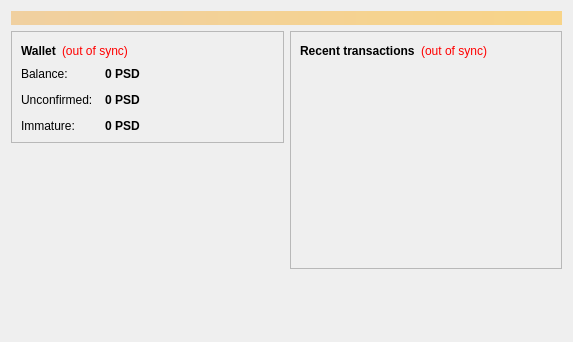
<?xml version="1.0" encoding="UTF-8"?>
<ui version="4.0">
 <class>OverviewPage</class>
 <widget class="QWidget" name="OverviewPage">
  <property name="geometry">
   <rect>
    <x>0</x>
    <y>0</y>
    <width>573</width>
    <height>342</height>
   </rect>
  </property>
  <property name="windowTitle">
   <string>Form</string>
  </property>
  <layout class="QVBoxLayout" name="topLayout">
   <item>
    <widget class="QLabel" name="labelAlerts">
     <property name="visible">
      <bool>false</bool>
     </property>
     <property name="styleSheet">
      <string notr="true">background-color: qlineargradient(x1: 0, y1: 0, x2: 1, y2: 0, stop:0 #F0D0A0, stop:1 #F8D488); color:#000000;</string>
     </property>
     <property name="wordWrap">
      <bool>true</bool>
     </property>
     <property name="margin">
      <number>3</number>
     </property>
    </widget>
   </item>
   <item>
    <layout class="QHBoxLayout" name="horizontalLayout" stretch="1,1">
     <item>
      <layout class="QVBoxLayout" name="verticalLayout_2">
       <item>
        <widget class="QFrame" name="frame">
         <property name="frameShape">
          <enum>QFrame::StyledPanel</enum>
         </property>
         <property name="frameShadow">
          <enum>QFrame::Raised</enum>
         </property>
         <layout class="QVBoxLayout" name="verticalLayout_4">
          <item>
           <layout class="QHBoxLayout" name="horizontalLayout_4">
            <item>
             <widget class="QLabel" name="label_5">
              <property name="font">
               <font>
                <weight>75</weight>
                <bold>true</bold>
               </font>
              </property>
              <property name="text">
               <string>Wallet</string>
              </property>
             </widget>
            </item>
            <item>
             <widget class="QLabel" name="labelWalletStatus">
              <property name="toolTip">
               <string>The displayed information may be out of date. Your wallet automatically synchronizes with the Poseidon network after a connection is established, but this process has not completed yet.</string>
              </property>
              <property name="styleSheet">
               <string notr="true">QLabel { color: red; }</string>
              </property>
              <property name="text">
               <string notr="true">(out of sync)</string>
              </property>
              <property name="alignment">
               <set>Qt::AlignLeading|Qt::AlignLeft|Qt::AlignVCenter</set>
              </property>
             </widget>
            </item>
            <item>
             <spacer name="horizontalSpacer_2">
              <property name="orientation">
               <enum>Qt::Horizontal</enum>
              </property>
              <property name="sizeHint" stdset="0">
               <size>
                <width>40</width>
                <height>20</height>
               </size>
              </property>
             </spacer>
            </item>
           </layout>
          </item>
          <item>
           <layout class="QFormLayout" name="formLayout_2">
            <property name="fieldGrowthPolicy">
             <enum>QFormLayout::AllNonFixedFieldsGrow</enum>
            </property>
            <property name="horizontalSpacing">
             <number>12</number>
            </property>
            <property name="verticalSpacing">
             <number>12</number>
            </property>
            <item row="0" column="0">
             <widget class="QLabel" name="label">
              <property name="text">
               <string>Balance:</string>
              </property>
             </widget>
            </item>
            <item row="0" column="1">
             <widget class="QLabel" name="labelBalance">
              <property name="font">
               <font>
                <weight>75</weight>
                <bold>true</bold>
               </font>
              </property>
              <property name="cursor">
               <cursorShape>IBeamCursor</cursorShape>
              </property>
              <property name="toolTip">
               <string>Your current balance</string>
              </property>
              <property name="text">
               <string notr="true">0 PSD</string>
              </property>
              <property name="textInteractionFlags">
               <set>Qt::LinksAccessibleByMouse|Qt::TextSelectableByKeyboard|Qt::TextSelectableByMouse</set>
              </property>
             </widget>
            </item>
            <item row="1" column="0">
             <widget class="QLabel" name="label_3">
              <property name="text">
               <string>Unconfirmed:</string>
              </property>
             </widget>
            </item>
            <item row="1" column="1">
             <widget class="QLabel" name="labelUnconfirmed">
              <property name="font">
               <font>
                <weight>75</weight>
                <bold>true</bold>
               </font>
              </property>
              <property name="cursor">
               <cursorShape>IBeamCursor</cursorShape>
              </property>
              <property name="toolTip">
               <string>Total of transactions that have yet to be confirmed, and do not yet count toward the current balance</string>
              </property>
              <property name="text">
               <string notr="true">0 PSD</string>
              </property>
              <property name="textInteractionFlags">
               <set>Qt::LinksAccessibleByMouse|Qt::TextSelectableByKeyboard|Qt::TextSelectableByMouse</set>
              </property>
             </widget>
            </item>
            <item row="2" column="0">
             <widget class="QLabel" name="labelImmatureText">
              <property name="text">
               <string>Immature:</string>
              </property>
             </widget>
            </item>
            <item row="2" column="1">
             <widget class="QLabel" name="labelImmature">
              <property name="font">
               <font>
                <weight>75</weight>
                <bold>true</bold>
               </font>
              </property>
              <property name="toolTip">
               <string>Mined balance that has not yet matured</string>
              </property>
              <property name="text">
               <string notr="true">0 PSD</string>
              </property>
              <property name="textInteractionFlags">
               <set>Qt::LinksAccessibleByMouse|Qt::TextSelectableByKeyboard|Qt::TextSelectableByMouse</set>
              </property>
             </widget>
            </item>
           </layout>
          </item>
         </layout>
        </widget>
       </item>
       <item>
        <spacer name="verticalSpacer">
         <property name="orientation">
          <enum>Qt::Vertical</enum>
         </property>
         <property name="sizeHint" stdset="0">
          <size>
           <width>20</width>
           <height>40</height>
          </size>
         </property>
        </spacer>
       </item>
      </layout>
     </item>
     <item>
      <layout class="QVBoxLayout" name="verticalLayout_3">
       <item>
        <widget class="QFrame" name="frame_2">
         <property name="frameShape">
          <enum>QFrame::StyledPanel</enum>
         </property>
         <property name="frameShadow">
          <enum>QFrame::Raised</enum>
         </property>
         <layout class="QVBoxLayout" name="verticalLayout">
          <item>
           <layout class="QHBoxLayout" name="horizontalLayout_2">
            <item>
             <widget class="QLabel" name="label_4">
              <property name="text">
               <string>&lt;b&gt;Recent transactions&lt;/b&gt;</string>
              </property>
             </widget>
            </item>
            <item>
             <widget class="QLabel" name="labelTransactionsStatus">
              <property name="toolTip">
               <string>The displayed information may be out of date. Your wallet automatically synchronizes with the Poseidon network after a connection is established, but this process has not completed yet.</string>
              </property>
              <property name="styleSheet">
               <string notr="true">QLabel { color: red; }</string>
              </property>
              <property name="text">
               <string notr="true">(out of sync)</string>
              </property>
              <property name="alignment">
               <set>Qt::AlignRight|Qt::AlignTrailing|Qt::AlignVCenter</set>
              </property>
             </widget>
            </item>
            <item>
             <spacer name="horizontalSpacer">
              <property name="orientation">
               <enum>Qt::Horizontal</enum>
              </property>
              <property name="sizeHint" stdset="0">
               <size>
                <width>40</width>
                <height>20</height>
               </size>
              </property>
             </spacer>
            </item>
           </layout>
          </item>
          <item>
           <widget class="QListView" name="listTransactions">
            <property name="styleSheet">
             <string notr="true">QListView { background: transparent; }</string>
            </property>
            <property name="frameShape">
             <enum>QFrame::NoFrame</enum>
            </property>
            <property name="verticalScrollBarPolicy">
             <enum>Qt::ScrollBarAlwaysOff</enum>
            </property>
            <property name="horizontalScrollBarPolicy">
             <enum>Qt::ScrollBarAlwaysOff</enum>
            </property>
            <property name="selectionMode">
             <enum>QAbstractItemView::NoSelection</enum>
            </property>
           </widget>
          </item>
         </layout>
        </widget>
       </item>
       <item>
        <spacer name="verticalSpacer_2">
         <property name="orientation">
          <enum>Qt::Vertical</enum>
         </property>
         <property name="sizeHint" stdset="0">
          <size>
           <width>20</width>
           <height>40</height>
          </size>
         </property>
        </spacer>
       </item>
      </layout>
     </item>
    </layout>
   </item>
  </layout>
 </widget>
 <resources/>
 <connections/>
</ui>
